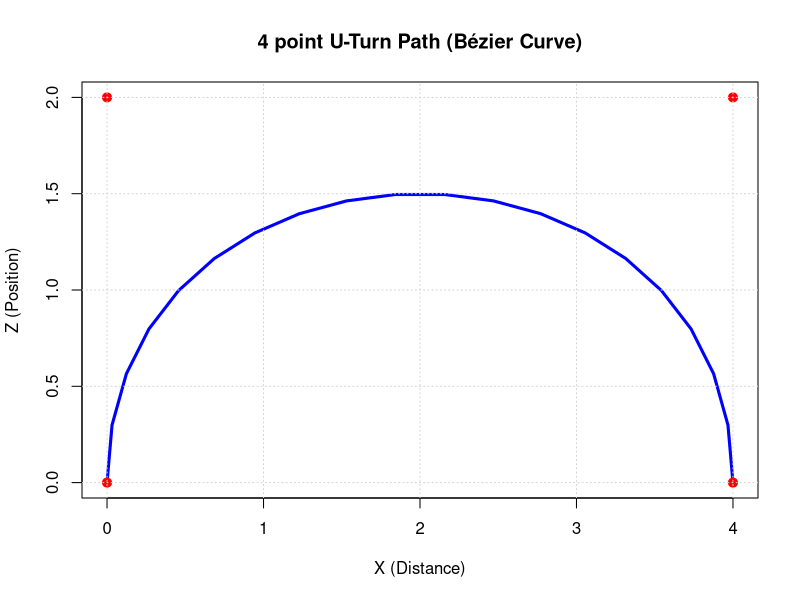

Generate this figure with R:
# Install and load required packages
library(Hmisc)

# Original U-turn path data
X <- c(0, 0, 4, 4)  
Z <- c(0, 2, 2, 0)  

# Generate Bézier curve with 100 points
bezier_curve <- bezier(X, Z, evaluation = 20)

# Create the plot
plot(bezier_curve, type = "l", col = "blue", lwd = 3,
     xlab = "X (Distance)", ylab = "Z (Position)", 
     main = "4 point U-Turn Path (Bézier Curve)",
     xlim = range(X), ylim = range(Z))

# Add original control points
points(X, Z, pch = 19, col = "red", cex = 1.2)
grid()
